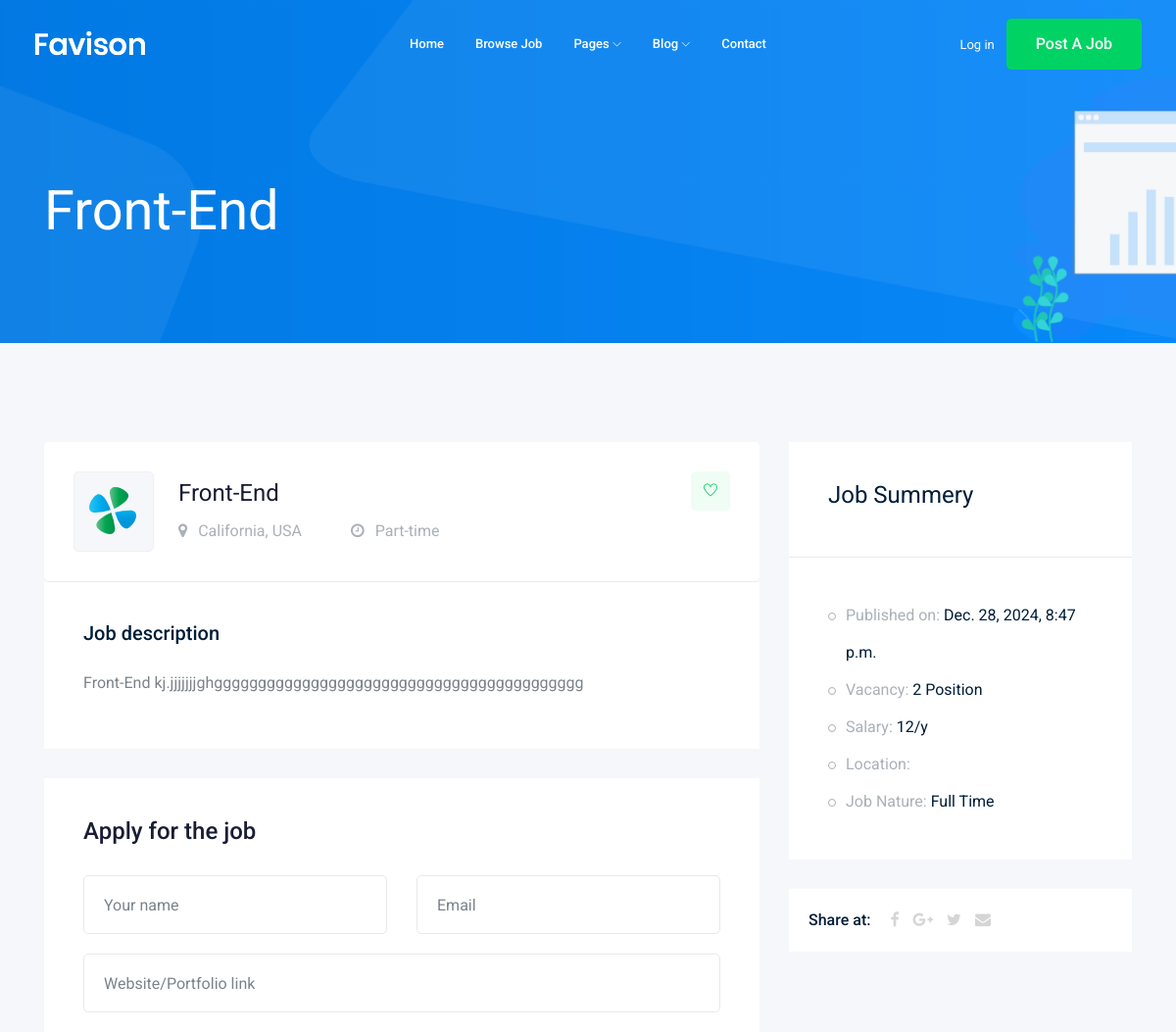
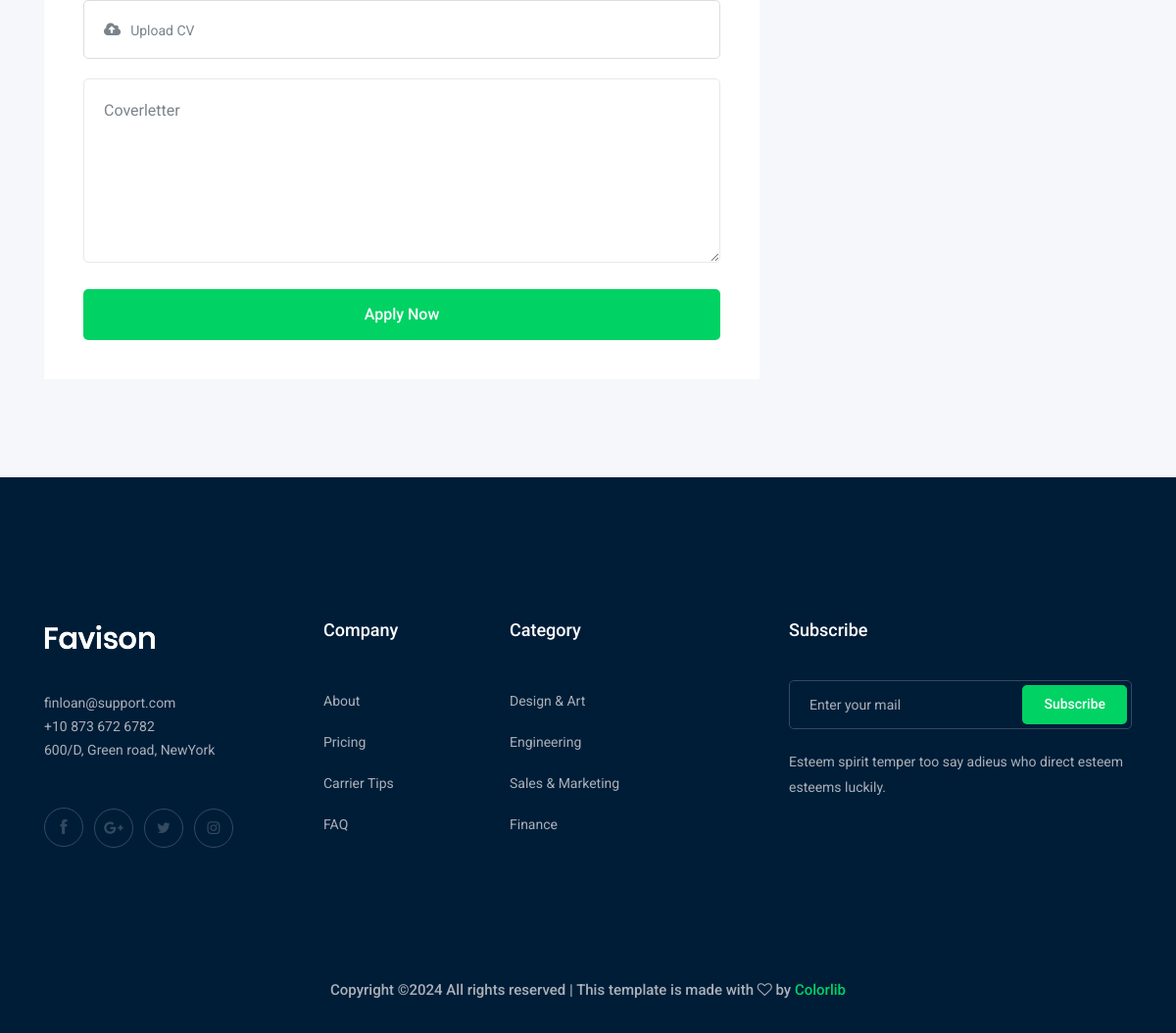
The page /jobs/front-end on the database its author committed (2 pictures, top to bottom).
### job/models.py (models this page shows, shortened)
class Job(models.Model):
    title = models.CharField(max_length=100)
    JOB_TYPE = (
        ("Full Time","Full Time"),
        ("Part Time","Part Time")
    )
    job_type = models.CharField(max_length=100,choices=JOB_TYPE)
    description= models.TextField(max_length=1000)
    published_at = models.DateTimeField(auto_now=True,auto_now_add=False)
    vacancy= models.IntegerField(default=1)
    salary= models.IntegerField(default=0)
    experience = models.IntegerField(default=1)
    category = models.ForeignKey('Category',on_delete=models.CASCADE)
    slug = models.SlugField(blank=True, null=True)
    def upload_img():
        return "jobs/%y/%m/%d"
    image = models.ImageField(upload_to=upload_img ())
    def __str__(self):
        return self.title

### job/views.py (the view)
# urls.py: path('<str:slug>',views.job_detail),
def job_detail(request, slug):
    job_detail= Job.objects.get(slug=slug)
    context= {'job':job_detail}
    return render(request, "job/job_detail.html", context)

### job/templates/job/job_detail.html (shortened to what this page needs)
{%extends 'base.html'%}
{% block body%}
<body>
    <div class="bradcam_area bradcam_bg_1">
        <div class="container">
            <div class="row">
                <div class="col-xl-12">
                    <div class="bradcam_text">
                        <h3>{{job}}</h3>
                    </div>
                </div>
            </div>
        </div>
    </div>
    <div class="job_details_area">
        <div class="container">
            <div class="row">
                <div class="col-lg-8">
                    <div class="job_details_header">
                        <div class="single_jobs white-bg d-flex justify-content-between">
                            <div class="jobs_left d-flex align-items-center">
                                <div class="thumb">
                                    <img src="img/svg_icon/1.svg" alt="">
                                </div>
                                <div class="jobs_conetent">
                                    <a href="#"><h4>{{job}}</h4></a>
                                    <div class="links_locat d-flex align-items-center">
                                        <div class="location">
                                            <p> <i class="fa fa-map-marker"></i> California, USA</p>
                                        </div>
                                        <div class="location">
                                            <p> <i class="fa fa-clock-o"></i> Part-time</p>
                                        </div>
                                    </div>
                                </div>
                            </div>
                            <div class="jobs_right">
                                <div class="apply_now">
                                    <a class="heart_mark" href="#"> <i class="ti-heart"></i> </a>
                                </div>
                            </div>
                        </div>
                    </div>
                    <div class="descript_wrap white-bg">
                        <div class="single_wrap">
                            <h4>Job description</h4>
                            <p>{{job.description}}</p>
                        </div>
                    </div>
                    <div class="apply_job_form white-bg">
                        <h4>Apply for the job</h4>
                        <form action="#">
                            <div class="row">
                                <div class="col-md-6">
                                    <div class="input_field">
                                        <input type="text" placeholder="Your name">
                                    </div>
                                </div>
                                <div class="col-md-6">
                                    <div class="input_field">
                                        <input type="text" placeholder="Email">
                                    </div>
                                </div>
                                <div class="col-md-12">
                                    <div class="input_field">
                                        <input type="text" placeholder="Website/Portfolio link">
                                    </div>
                                </div>
                                <div class="col-md-12">
                                    <div class="input-group">
                                        <div class="input-group-prepend">
                                        <button type="button" id="inputGroupFileAddon03"><i class="fa fa-cloud-upload" aria-hidden="true"></i>
                                        </button>
                                        </div>
                                        <div class="custom-file">
                                        <label class="custom-file-label" for="inputGroupFile03">Upload CV</label>
                                        </div>
                                    </div>
                                </div>
                                <div class="col-md-12">
                                    <div class="input_field">
                                        <textarea name="#" id="" cols="30" rows="10" placeholder="Coverletter"></textarea>
                                    </div>
                                </div>
                                <div class="col-md-12">
                                    <div class="submit_btn">
                                        <button class="boxed-btn3 w-100" type="submit">Apply Now</button>
                                    </div>
                                </div>
                            </div>
                        </form>
                    </div>
                </div>
                <div class="col-lg-4">
                    <div class="job_sumary">
                        <div class="summery_header">
                            <h3>Job Summery</h3>
                        </div>
                        <div class="job_content">
                            <ul>
                                <li>Published on: <span>{{job.published_at}}</span></li>
                                <li>Vacancy: <span>{{job.vacancy}} Position</span></li>
                                <li>Salary: <span>{{job.salary}}/y</span></li>
                                <li>Location: </li>
                                <li>Job Nature: <span> {{job.job_type}}</span></li>
                            </ul>
                        </div>
                    </div>
                    <div class="share_wrap d-flex">
                        <span>Share at:</span>
                        <ul>
                            <li><a href="#"> <i class="fa fa-facebook"></i></a> </li>
                            <li><a href="#"> <i class="fa fa-google-plus"></i></a> </li>
                            <li><a href="#"> <i class="fa fa-twitter"></i></a> </li>
                            <li><a href="#"> <i class="fa fa-envelope"></i></a> </li>
                        </ul>
                    </div>
                    <div class="job_location_wrap">
                        <div class="job_lok_inner">
                            <div id="map" style="height: 200px;"></div>
                        </div>
                    </div>
                </div>
            </div>
        </div>
    </div>
    {% endblock body%}

### rows shown on the page
Job: title "Front-End", description "Front-End kj.jjjjjjjghgggggggggggggggggggggggggggggggggggggggggg", published_at "Dec. 28, 2024, 8:47 p.m.", vacancy "2", salary "12", job_type "Full Time"
